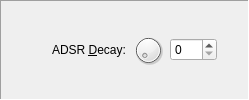
       <widget class="QFrame" name="frame_5">
        <property name="frameShape">
         <enum>QFrame::Panel</enum>
        </property>
        <property name="frameShadow">
         <enum>QFrame::Sunken</enum>
        </property>
        <layout class="QGridLayout" name="gridLayout_8">
         <item row="0" column="1">
          <spacer name="horizontalSpacer_12">
           <property name="orientation">
            <enum>Qt::Horizontal</enum>
           </property>
           <property name="sizeHint" stdset="0">
            <size>
             <width>40</width>
             <height>20</height>
            </size>
           </property>
          </spacer>
         </item>
         <item row="0" column="4">
          <widget class="QSpinBox" name="adsrDecay_spin">
           <property name="sizePolicy">
            <sizepolicy hsizetype="Fixed" vsizetype="Fixed">
             <horstretch>0</horstretch>
             <verstretch>0</verstretch>
            </sizepolicy>
           </property>
           <property name="contextMenuPolicy">
            <enum>Qt::CustomContextMenu</enum>
           </property>
           <property name="keyboardTracking">
            <bool>false</bool>
           </property>
           <property name="maximum">
            <number>127</number>
           </property>
          </widget>
         </item>
         <item row="0" column="5">
          <spacer name="horizontalSpacer_15">
           <property name="orientation">
            <enum>Qt::Horizontal</enum>
           </property>
           <property name="sizeType">
            <enum>QSizePolicy::Fixed</enum>
           </property>
           <property name="sizeHint" stdset="0">
            <size>
             <width>20</width>
             <height>20</height>
            </size>
           </property>
          </spacer>
         </item>
         <item row="0" column="2">
          <widget class="QLabel" name="adsrDecay_lbl">
           <property name="text">
            <string>ADSR &amp;Decay:</string>
           </property>
           <property name="buddy">
            <cstring>adsrDecay_spin</cstring>
           </property>
          </widget>
         </item>
         <item row="0" column="3">
          <widget class="QDial" name="adsrDecay_dial">
           <property name="sizePolicy">
            <sizepolicy hsizetype="Fixed" vsizetype="Fixed">
             <horstretch>0</horstretch>
             <verstretch>0</verstretch>
            </sizepolicy>
           </property>
           <property name="maximumSize">
            <size>
             <width>32</width>
             <height>32</height>
            </size>
           </property>
           <property name="contextMenuPolicy">
            <enum>Qt::CustomContextMenu</enum>
           </property>
           <property name="maximum">
            <number>127</number>
           </property>
           <property name="pageStep">
            <number>16</number>
           </property>
          </widget>
         </item>
        </layout>
       </widget>
